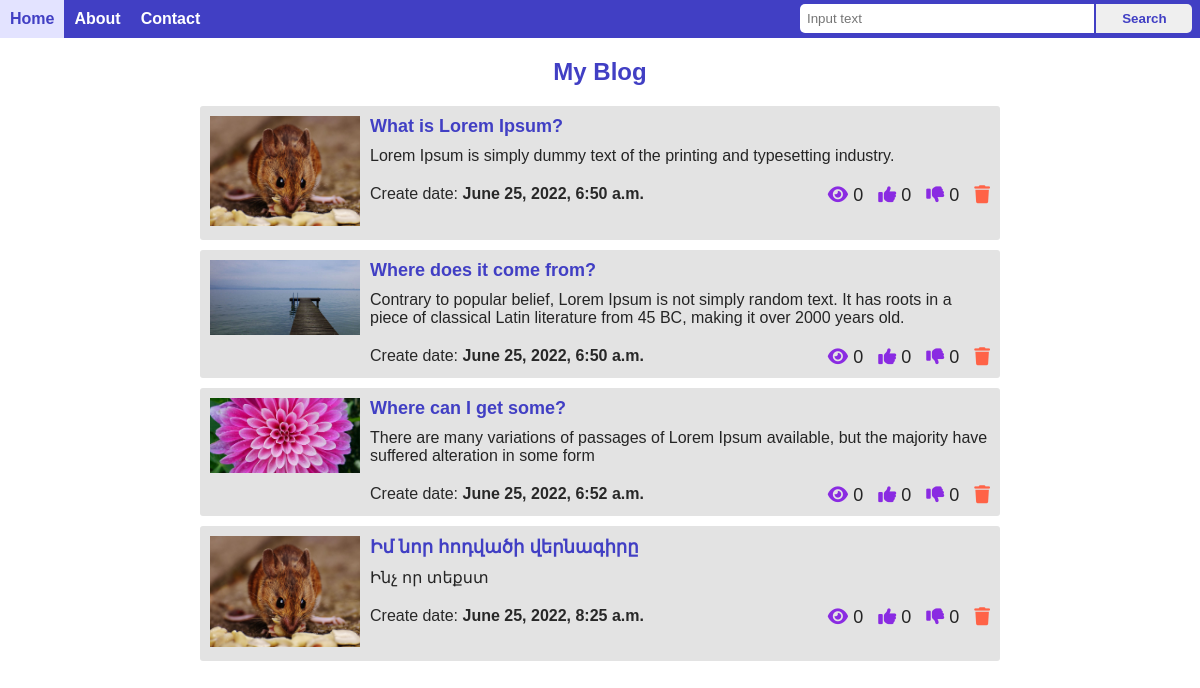
Before: / with the older database file.
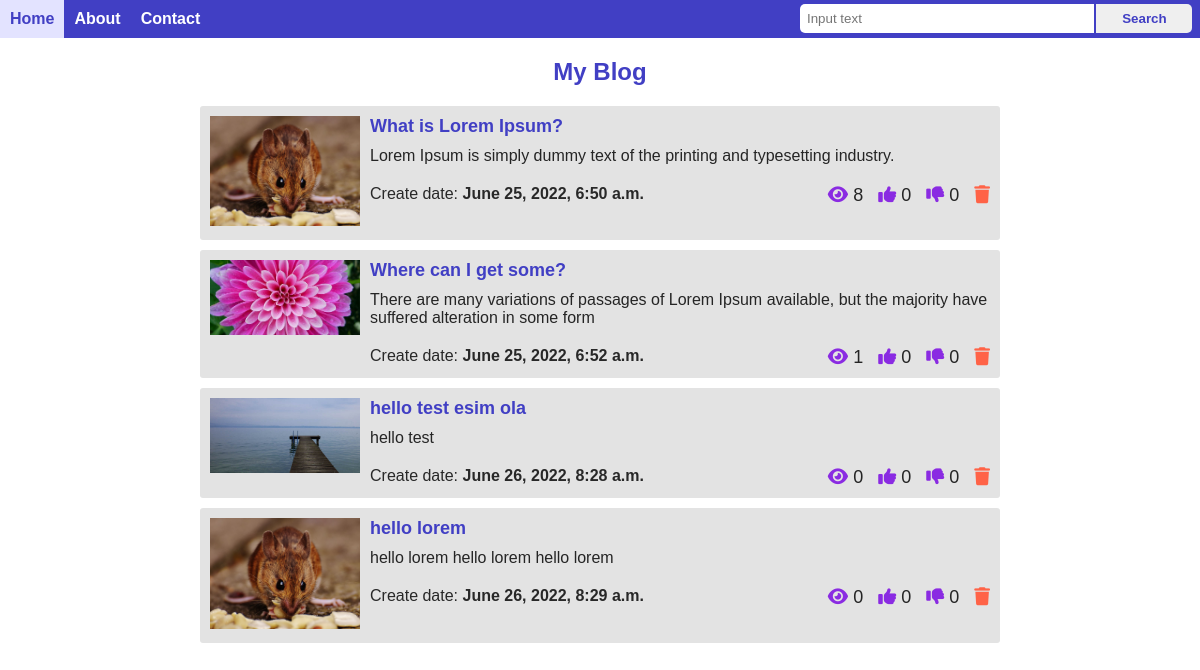
After: the same page with the newer database file.
### article/models.py (models this page shows, shortened)
class Article(models.Model):
  class Meta:
    verbose_name = 'Article'
    verbose_name_plural = 'Articles'
  title = models.CharField(max_length=80)
  short_description = models.CharField(max_length=200)
  description = models.TextField(blank=True)
  created_at = models.DateTimeField(auto_now_add=True)
  updated_at = models.DateTimeField(auto_now=True)
  photo = models.ImageField(upload_to='photos/article/%Y/%m/%d/')
  is_published = models.BooleanField(default=False)
  views = models.IntegerField(blank=True, default=0)
  likes = models.IntegerField(blank=True, default=0)
  dis_likes = models.IntegerField(blank=True, default=0)

### article/views.py (the view)
# urls.py: path('', index),
def index(req):
  search = req.GET.get('search_input')
  title = "Blog home page"
  if not search:
    search = ""
  else:
    title = search + " - Blog"
  articles = Article.objects.filter(is_published=True, title__contains=search)
  return render(req, 'article/index.html', {
    "articles": articles,
    "title": title,
    "search": search
  })

### article/templates/article/index.html (shortened to what this page needs)
<!DOCTYPE html>
<html lang="en">
<head>
  <link rel="stylesheet" href="https://cdnjs.cloudflare.com/ajax/libs/font-awesome/6.1.1/css/all.min.css" />
  <link rel="stylesheet" href="/media/style.css">
</head>
<body>
  <header class="header">
    <nav>
      <ul>
        <li><a href="/" class="active">Home</a></li>
        <li><a href="/about">About</a></li>
        <li><a href="/contact">Contact</a></li>
      </ul>
      <div class="search">
        <form method="get" action="/">
          <input
            type="text"
            name="search_input"
            class="searh-input"
            placeholder="Input text"
            value="{{search}}"
          />
          <input type="submit" value="Search" class="searh-btn" />
        </form>
      </div>
    </nav>
  </header>
  <div class="container">
    {% if search %}
      <h1 class="blog-title">Search - {{search}}</h1>
    {% else %}
      <h1 class="blog-title">My Blog</h1>
    {% endif %}
    <section class="main">
      {% if articles %}
        {% for article in articles %}
          <div class="post">
            <div class="post-left">
              <img src="/media/{{article.photo}}" alt="">
            </div>
            <div class="post-right">
              <h2><a href="/article/{{article.pk}}">{{article.title}}</a></h2>
              <p>{{article.short_description}}</p>
              <div class="post-info">
                <div class="left-info">
                  Create date: <strong>{{article.created_at}}</strong>
                </div>
                <div class="right-info">
                  <span><i class="fa-solid fa-eye"></i> {{article.views}}</span>
                  <span><i class="fa-solid fa-thumbs-up"></i> {{article.likes}}</span>
                  <span><i class="fa-solid fa-thumbs-down"></i> {{article.dis_likes}}</span>
                  <span class="trash">
                    <a href="/delete/{{article.pk}}"><i class="fa-solid fa-trash"></i></a>
                  </span>
                </div>
              </div>
            </div>
          </div>
        {% endfor %}
      {% else %}
          <div>
            <h3>No search results</h3>
          </div>
      {% endif %}
    </section>
  </div>
</body>
</html>

### media/style.css (style rules this page uses)
:root { --main-color: rgb(65, 63, 196); }
* { padding: 0; margin: 0; font-family: Arial, Helvetica, sans-serif; }
.container { max-width: 800px; margin: 0 auto; }
.header { background-color: var(--main-color); color: #fff; }
.header ul { list-style: none; }
.header ul li { float: left; }
.header ul li a { display: block; color: #fff; text-decoration: none; font-size: 16px; font-weight: bold; padding: 10px 10px; }
.header ul li a.active { background-color: rgb(227, 227, 255); color: var(--main-color); }
.blog-title { text-align: center; font-weight: bold; color: var(--main-color); font-size: 24px; margin: 20px 0; }
.post { margin: 10px 0; padding: 10px; background-color: rgb(227, 227, 227); border-radius: 3px; color: rgb(37, 37, 37); }
.post-left { width: 150px; float: left; margin-right: 10px; }
.post-left img { width: 100%; }
.post-right { float: left; font-weight: 14px; width: 620px; }
.post-right h2 { font-size: 18px; padding: 0; margin: 0 0 10px 0; }
.post-right h2 a { font-weight: bold; text-decoration: none; color: var(--main-color); }
.post-info { padding: 20px 0; }
.left-info { float: left; width: 280px; font-size: 16px; color: rgb(40, 40, 40); }
.right-info { float: right; font-size: 18px; }
.right-info span { display: inline-block; margin-left: 10px; }
.right-info span i { color: blueviolet; }
.trash a i { color: tomato; transition: all 0.4s; }
.search { float: right; width: 400px; margin-top: 4px; }
.searh-input { display: inline-block; width: 70%; padding: 7px; outline: none; border-radius: 5px 0 0 5px; border: none; }
.searh-btn { display: inline-block; width: 24%; position: relative; left: -2px; padding: 7px; outline: none; border-radius: 0 5px 5px 0; border: none; color: var(--main-color); font-weight: bold; transition: all 0.4s; }

Changed rows visible on the page:
removed Article: photo (picture), title "Where does it come from?", short_description "Contrary to popular belief, Lorem Ipsum is not simply random text. It has roots in a piece of classical Latin literature from 45 BC, making it over 2000 years old.", created_at "June 25, 2022, 6:50 a.m.", views "0", likes "0", dis_likes "0"
removed Article: photo (picture), title "Իմ նոր հոդվածի վերնագիրը", short_description "Ինչ որ տեքստ", created_at "June 25, 2022, 8:25 a.m.", views "0", likes "0", dis_likes "0"
changed Article "What is Lorem Ipsum?": views "0" → "8"
changed Article "Where can I get some?": views "0" → "1"
added Article: photo (picture), title "hello test esim ola", short_description "hello test", created_at "June 26, 2022, 8:28 a.m.", views "0", likes "0", dis_likes "0"
added Article: photo (picture), title "hello lorem", short_description "hello lorem hello lorem hello lorem", created_at "June 26, 2022, 8:29 a.m.", views "0", likes "0", dis_likes "0"
